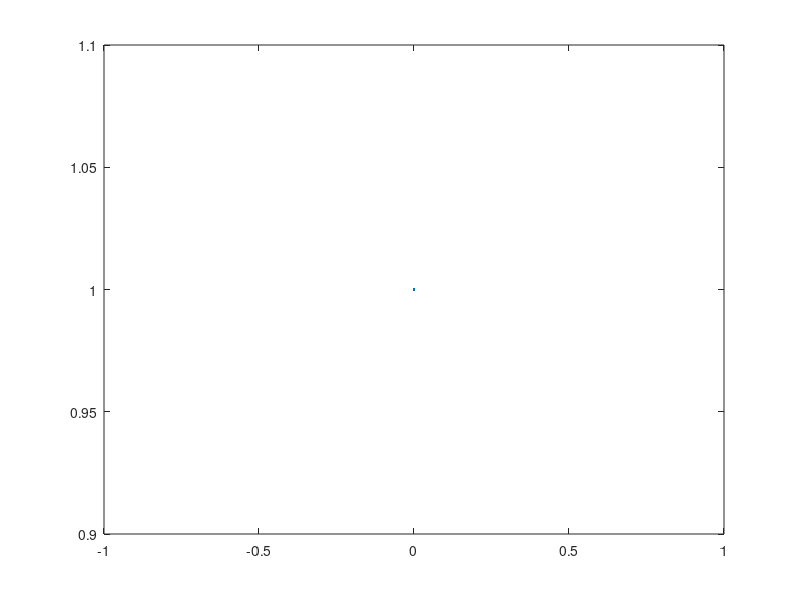

This figure's MATLAB source: (Note: this script raises an error after producing the figure.)
% 0
close all;
opts.Colors     = get(groot,'defaultAxesColorOrder');
opts.saveFolder = 'img/';
opts.width      = 16;
opts.height     = 6;
opts.fontType   = 'Times';
opts.fontSize   = 9;
plot([0],[1]);
ax = gca
hold on;
bcolor = [0, 0.4470, 0.7410];
x = speclst10('Ground_Truth');
scatter(x,ones(size(x)),50,'black','filled');
x = speclst10('Matrix_Pencil_SVD_LS');
hold on;
scatter(x,ones(size(x)),100,'red');

% scaling
fig.Units               = 'centimeters';
fig.Position(3)         = opts.width;
fig.Position(4)         = opts.height;

% set text properties
set(fig.Children, ...`
    'FontName',     'Times', ...
    'FontSize',     12);

% remove unnecessary white space
set(gca,'LooseInset',max(get(gca,'TightInset'), 0.02))



xlabel('Spectrum', 'Interpreter', 'latex');
ylabel('$\Delta t$ (log scale)','Interpreter','latex');


xlim([0,1])
ylim([1,1.8])
% % -0.5
% hold on;
% bcolor = [0, 0.4470, 0.7410];
% x = speclstn5('Ground_Truth');
% scatter(x,-0.5*ones(size(x)),50,bcolor);
% x = speclstn5('Matrix_Pencil_SVD_LS');
% hold on;
% scatter(x,-0.5*ones(size(x)),50,'red','filled');

% % -0.4
% hold on;
% bcolor = [0, 0.4470, 0.7410];
% x = speclstn4('Ground_Truth');
% scatter(x,-0.4*ones(size(x)),50,bcolor);
% x = speclstn4('Matrix_Pencil_SVD_LS');
% hold on;
% scatter(x,-0.4*ones(size(x)),50,'red','filled');

% % -0.3
% hold on;
% bcolor = [0, 0.4470, 0.7410];
% x = speclstn3('Ground_Truth');
% scatter(x,-0.3*ones(size(x)),50,bcolor);
% x = speclstn3('Matrix_Pencil_SVD_LS');
% hold on;
% scatter(x,-0.3*ones(size(x)),50,'red','filled');
% 
% % -0.2
% hold on;
% bcolor = [0, 0.4470, 0.7410];
% x = speclstn2('Ground_Truth');
% scatter(x,-0.2*ones(size(x)),50,bcolor);
% x = speclstn2('Matrix_Pencil_SVD_LS');
% hold on;
% scatter(x,-0.2*ones(size(x)),50,'red','filled');

% % -0.1
% hold on;
% bcolor = [0, 0.4470, 0.7410];
% x = speclstn1('Ground_Truth');
% scatter(x,-0.1*ones(size(x)),50,bcolor);
% x = speclstn1('Matrix_Pencil_SVD_LS');
% hold on;
% scatter(x,-0.1*ones(size(x)),50,'red','filled');

% % 0.1
% hold on;
% bcolor = [0, 0.4470, 0.7410];
% x = speclstp1('Ground_Truth');
% scatter(x,0.1*ones(size(x)),50,bcolor);
% x = speclstp1('Matrix_Pencil_SVD_LS');
% hold on;
% scatter(x,0.1*ones(size(x)),50,'red','filled');

% % 0.2
% hold on;
% bcolor = [0, 0.4470, 0.7410];
% x = speclstp2('Ground_Truth');
% scatter(x,0.2*ones(size(x)),50,bcolor);
% x = speclstp2('Matrix_Pencil_SVD_LS');
% hold on;
% scatter(x,0.2*ones(size(x)),50,'red','filled');

% % 0.3
% hold on;
% bcolor = [0, 0.4470, 0.7410];
% x = speclstp3('Ground_Truth');
% scatter(x,0.3*ones(size(x)),50,bcolor);
% x = speclstp3('Matrix_Pencil_SVD_LS');
% hold on;
% scatter(x,0.3*ones(size(x)),50,'red','filled');

% % 0.4
% hold on;
% bcolor = [0, 0.4470, 0.7410];
% x = speclstp4('Ground_Truth');
% scatter(x,0.4*ones(size(x)),50,bcolor);
% x = speclstp4('Matrix_Pencil_SVD_LS');
% hold on;
% scatter(x,0.4*ones(size(x)),50,'red','filled');

% % 0.5
% hold on;
% bcolor = [0, 0.4470, 0.7410];
% x = speclstp5('Ground_Truth');
% scatter(x,0.5*ones(size(x)),50,bcolor);
% x = speclstp5('Matrix_Pencil_SVD_LS');
% hold on;
% scatter(x,0.5*ones(size(x)),50,'red','filled');

% % 0.6
% hold on;
% bcolor = [0, 0.4470, 0.7410];
% x = speclstp6('Ground_Truth');
% scatter(x,0.6*ones(size(x)),100,bcolor);
% x = speclstp6('Matrix_Pencil_SVD_LS');
% hold on;
% scatter(x,0.6*ones(size(x)),50,'red','filled');

% % 0.7
% hold on;
% bcolor = [0, 0.4470, 0.7410];
% x = speclstp7('Ground_Truth');
% scatter(x,0.7*ones(size(x)),50,bcolor);
% x = speclstp7('Matrix_Pencil_SVD_LS');
% hold on;
% scatter(x,0.7*ones(size(x)),50,'red','filled');

% % 0.8
% hold on;
% bcolor = [0, 0.4470, 0.7410];
% x = speclstp8('Ground_Truth');
% scatter(x,0.8*ones(size(x)),50,bcolor);
% x = speclstp8('Matrix_Pencil_SVD_LS');
% hold on;
% scatter(x,0.8*ones(size(x)),50,'red','filled');

% % 0.9
% hold on;
% bcolor = [0, 0.4470, 0.7410];
% x = speclstp9('Ground_Truth');
% scatter(x,0.9*ones(size(x)),50,bcolor);
% x = speclstp9('Matrix_Pencil_SVD_LS');
% hold on;
% scatter(x,0.9*ones(size(x)),50,'red','filled');

% % 1.0
% hold on;
% bcolor = [0, 0.4470, 0.7410];
% x = speclstp10('Ground_Truth');
% scatter(x,1.0*ones(size(x)),50,bcolor);
% x = speclstp10('Matrix_Pencil_SVD_LS');
% hold on;
% scatter(x,1.0*ones(size(x)),50,'red','filled');

% % 1.1
% hold on;
% bcolor = [0, 0.4470, 0.7410];
% x = speclstp11('Ground_Truth');
% scatter(x,1.1*ones(size(x)),50,bcolor);
% x = speclstp11('Matrix_Pencil_SVD_LS');
% hold on;
% scatter(x,1.1*ones(size(x)),50,'red','filled');

% 1.2
hold on;
bcolor = [0, 0.4470, 0.7410];
x = speclst12('Ground_Truth');
scatter(x,1.2*ones(size(x)),50,'black','filled');
x = speclst12('Matrix_Pencil_SVD_LS');
hold on;
scatter(x,1.2*ones(size(x)),100,'red');

% % 1.3
% hold on;
% bcolor = [0, 0.4470, 0.7410];
% x = speclstp13('Ground_Truth');
% scatter(x,1.3*ones(size(x)),50,bcolor);
% x = speclstp13('Matrix_Pencil_SVD_LS');
% hold on;
% scatter(x,1.3*ones(size(x)),50,'red','filled');

% 1.4
hold on;
bcolor = [0, 0.4470, 0.7410];
x = speclst14('Ground_Truth');
scatter(x,1.4*ones(size(x)),50,'black','filled');
x = speclst14('Matrix_Pencil_SVD_LS');
hold on;
scatter(x,1.4*ones(size(x)),100,'red');

% % 1.5
% hold on;
% bcolor = [0, 0.4470, 0.7410];
% x = speclstp15('Ground_Truth');
% scatter(x,1.5*ones(size(x)),50,bcolor);
% x = speclstp15('Matrix_Pencil_SVD_LS');
% hold on;
% scatter(x,1.5*ones(size(x)),50,'red','filled');

% 1.6
hold on;
bcolor = [0, 0.4470, 0.7410];
x = speclst16('Ground_Truth');
scatter(x,1.6*ones(size(x)),50,'black','filled');
x = speclst16('Matrix_Pencil_SVD_LS');
hold on;
scatter(x,1.6*ones(size(x)),100,'red');

% 1.8
hold on;
bcolor = [0, 0.4470, 0.7410];
x = speclst18('Ground_Truth');
scatter(x,1.8*ones(size(x)),50,'black','filled');
x = speclst18('Matrix_Pencil_SVD_LS');
hold on;
scatter(x,1.8*ones(size(x)),100,'red');

saveas(fig,'./figures/sphere_graph_with_various_t.eps');